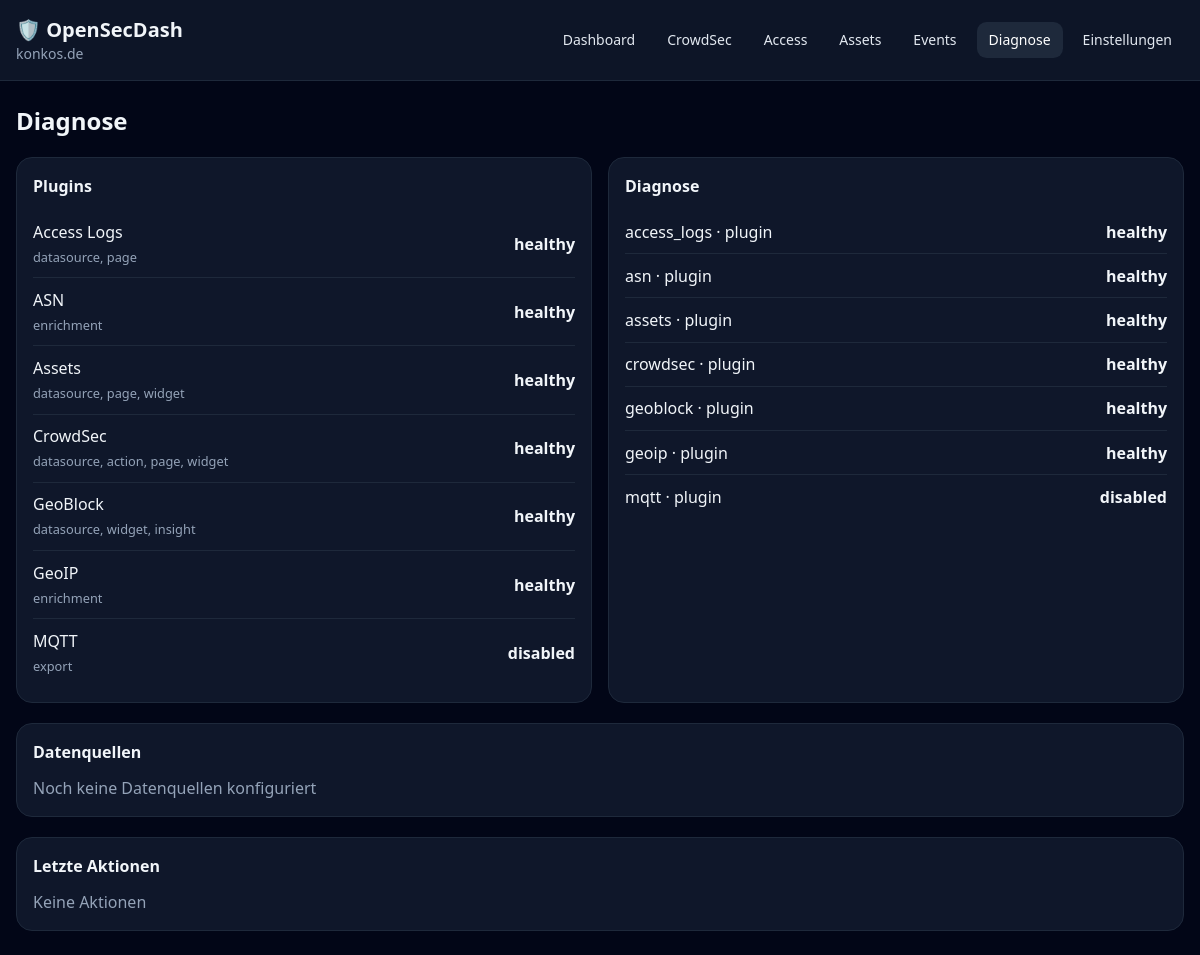
The app's page /diagnostics with its own data.
### app/models/settings.py (models this page shows)
class Setting(Base):
    __tablename__ = "settings"
    id: Mapped[int] = mapped_column(primary_key=True)
    key: Mapped[str] = mapped_column(
        String(100),
        unique=True,
        index=True,
    )
    value: Mapped[str] = mapped_column(
        String(5000)
    )

### app/models/core.py (models this page shows)
class PluginRecord(Base):
    __tablename__ = "plugins"
    id: Mapped[str] = mapped_column(String(100), primary_key=True)
    name: Mapped[str] = mapped_column(String(255))
    version: Mapped[str] = mapped_column(String(50), default="1.0.0")
    description: Mapped[str | None] = mapped_column(Text, nullable=True)
    author: Mapped[str | None] = mapped_column(String(255), nullable=True)
    api_version: Mapped[str] = mapped_column(String(20), default="1")
    capabilities: Mapped[list | None] = mapped_column(JSON, nullable=True)
    enabled: Mapped[bool] = mapped_column(Boolean, default=True)
    status: Mapped[str] = mapped_column(String(20), default="healthy")
    last_error: Mapped[str | None] = mapped_column(Text, nullable=True)

class Diagnostic(Base):
    __tablename__ = "diagnostics"
    id: Mapped[int] = mapped_column(primary_key=True)
    plugin: Mapped[str] = mapped_column(String(100), index=True)
    component: Mapped[str] = mapped_column(String(100), default="plugin")
    status: Mapped[str] = mapped_column(String(20), default="healthy")
    last_run: Mapped[datetime | None] = mapped_column(DateTime, nullable=True)
    last_error: Mapped[str | None] = mapped_column(Text, nullable=True)

### app/api/pages.py (the view)
@router.get("/diagnostics")
def diagnostics_page(request: Request, db: Session = Depends(get_db)):
    return render(
        request,
        db,
        "diagnostics.html",
        plugins=db.query(PluginRecord).order_by(PluginRecord.id).all(),
        datasources=db.query(Datasource).order_by(Datasource.name).all(),
        diagnostics=db.query(Diagnostic).order_by(Diagnostic.plugin).all(),
        actions=db.query(Action).order_by(Action.timestamp.desc()).limit(20).all(),
    )

### app/templates/diagnostics.html (shortened to what this page needs)
{% extends "base.html" %}
{% block content %}
    <h2 class="text-2xl font-semibold mb-5">{{ t("diagnostics.title") }}</h2>
        <section class="grid grid-cols-1 lg:grid-cols-2 gap-4 mb-5">
            <div class="card">
                <h3 class="font-semibold mb-3">{{ t("diagnostics.plugins") }}</h3>
                {% for plugin in plugins %}
                    <div class="row">
                        <span>{{ plugin.name }}
                            <br>
                            <small class="muted">
                                {{ plugin.capabilities|join(', ') if plugin.capabilities else '' }}
                            </small>
                        </span>
                        <b>{{ plugin.status }}</b>
                    </div>
                {% endfor %}
            </div>
            <div class="card">
                <h3 class="font-semibold mb-3">{{ t("diagnostics.diagnostics") }}</h3>
                {% for item in diagnostics %}
                    <div class="row">
                        <span>{{ item.plugin }} · {{ item.component }}
                            <br>
                        </span>
                        <b>{{ item.status }}</b>
                    </div>
                {% else %}
                    <p class="muted">{{ t("diagnostics.no_diagnostics") }}</p>
                {% endfor %}
            </div>
        </section>
        <section class="card mb-5">
            <h3 class="font-semibold mb-3">{{ t("diagnostics.datasources") }}</h3>
            {% for source in datasources %}
                <div class="row">
                    <span>{{ source.name }}
                        <br>
                        <small class="muted">{{ source.source_type }} · {{ source.events_processed }} {{ t("diagnostics.events") }}</small>
                    </span>
                    <b>{{ source.status }}</b>
                </div>
            {% else %}
                <p class="muted">{{ t("diagnostics.no_datasources") }}</p>
            {% endfor %}
        </section>
        <section class="card">
            <h3 class="font-semibold mb-3">{{ t("diagnostics.recent_actions") }}</h3>
            {% for action in actions %}
                <div class="row">
                    <span>{{ action.timestamp|datetime }} · {{ action.action_type }} · {{ action.target }}
                        <br>
                        <small class="muted">{{ action.result or '' }}</small>
                    </span>
                    <b>{{ action.status }}</b>
                </div>
            {% else %}
                <p class="muted">{{ t("diagnostics.no_actions") }}</p>
            {% endfor %}
        </section>
{% endblock %}

### app/templates/base.html (shortened to what this page needs)
<!doctype html>
<html lang="{{ language }}" x-data="{menu:false}">
    <head>
        <script src="https://cdn.tailwindcss.com"></script>
        <link rel="stylesheet" href="/static/css/app.css">
    </head>
    <body class="bg-slate-950 text-slate-100 min-h-screen">
        {% set current_path = request.url.path %}
        {% set top_level_paths = ['/', '/crowdsec', '/access', '/assets', '/events', '/diagnostics', '/settings'] %}
        <header class="border-b border-slate-800 bg-slate-900/90 sticky top-0 z-10">
            <div class="max-w-7xl mx-auto px-4 py-4 flex items-center justify-between gap-4">
                <a href="/" class="brand-link flex flex-col">
                    <span class="text-xl font-bold">🛡 {{ t("app.name") }}</span>
                    <span class="text-sm text-slate-400">{{ domain or t("common.local_instance") }}</span>
                </a>
                <nav class="hidden md:flex gap-2 text-sm">
                    <a class="nav {{ 'nav-active' if current_path == '/' else '' }}" href="/">{{ t("nav.dashboard") }}</a>
                    <a class="nav {{ 'nav-active' if current_path.startswith('/crowdsec') else '' }}" href="/crowdsec">{{ t("nav.crowdsec") }}</a>
                    <a class="nav {{ 'nav-active' if current_path.startswith('/access') else '' }}" href="/access">{{ t("nav.access") }}</a>
                    <a class="nav {{ 'nav-active' if current_path.startswith('/assets') else '' }}" href="/assets">{{ t("nav.assets") }}</a>
                    <a class="nav {{ 'nav-active' if current_path.startswith('/events') or current_path.startswith('/ip') else '' }}" href="/events">{{ t("nav.events") }}</a>
                    <a class="nav {{ 'nav-active' if current_path.startswith('/diagnostics') else '' }}" href="/diagnostics">{{ t("nav.diagnostics") }}</a>
                    <a class="nav {{ 'nav-active' if current_path.startswith('/settings') else '' }}" href="/settings">{{ t("nav.settings") }}</a>
                </nav>
            </div>
        </header>
        <main class="max-w-7xl mx-auto px-4 py-6">
            {% block content %}{% endblock %}
        </main>
    </body>
</html>

### app/static/css/app.css (style rules this page uses)
a { color: #93c5fd; }
a.card, .brand-link { color: inherit; text-decoration: none; }
.nav { border-radius: .6rem; color: #e2e8f0; padding: .5rem .75rem; text-decoration: none; }
.nav:hover, .nav-active { background: #1e293b; color: white; }
.card { background: rgb(15 23 42); border: 1px solid rgb(30 41 59); border-radius: 1rem; padding: 1rem; }
.row { align-items: center; border-bottom: 1px solid rgb(30 41 59); display: flex; gap: 1rem; justify-content: space-between; padding: .6rem 0; }
.row:last-child { border-bottom: 0; }
.muted { color: #94a3b8; }

### records on screen
Setting: value "konkos.de"
PluginRecord: name "Access Logs", capabilities "datasource, page", status "healthy"
PluginRecord: name "ASN", capabilities "enrichment", status "healthy"
PluginRecord: name "Assets", capabilities "datasource, page, widget", status "healthy"
PluginRecord: name "CrowdSec", capabilities "datasource, action, page, widget", status "healthy"
PluginRecord: name "GeoBlock", capabilities "datasource, widget, insight", status "healthy"
PluginRecord: name "GeoIP", capabilities "enrichment", status "healthy"
PluginRecord: name "MQTT", capabilities "export", status "disabled"
Diagnostic: plugin "access_logs", component "plugin", status "healthy"
Diagnostic: plugin "asn", component "plugin", status "healthy"
Diagnostic: plugin "assets", component "plugin", status "healthy"
Diagnostic: plugin "crowdsec", component "plugin", status "healthy"
Diagnostic: plugin "geoblock", component "plugin", status "healthy"
Diagnostic: plugin "geoip", component "plugin", status "healthy"
Diagnostic: plugin "mqtt", component "plugin", status "disabled"

### other values on screen
{{ t("app.name") }} "OpenSecDash"
{{ t("nav.dashboard") }} "Dashboard"
{{ t("nav.crowdsec") }} "CrowdSec"
{{ t("nav.access") }} "Access"
{{ t("nav.assets") }} "Assets"
{{ t("nav.events") }} "Events"
{{ t("nav.diagnostics") }} "Diagnose"
{{ t("nav.settings") }} "Einstellungen"
{{ t("diagnostics.title") }} "Diagnose"
{{ t("diagnostics.plugins") }} "Plugins"
{{ t("diagnostics.diagnostics") }} "Diagnose"
{{ t("diagnostics.datasources") }} "Datenquellen"
{{ t("diagnostics.no_datasources") }} "Noch keine Datenquellen konfiguriert"
{{ t("diagnostics.recent_actions") }} "Letzte Aktionen"
{{ t("diagnostics.no_actions") }} "Keine Aktionen"
